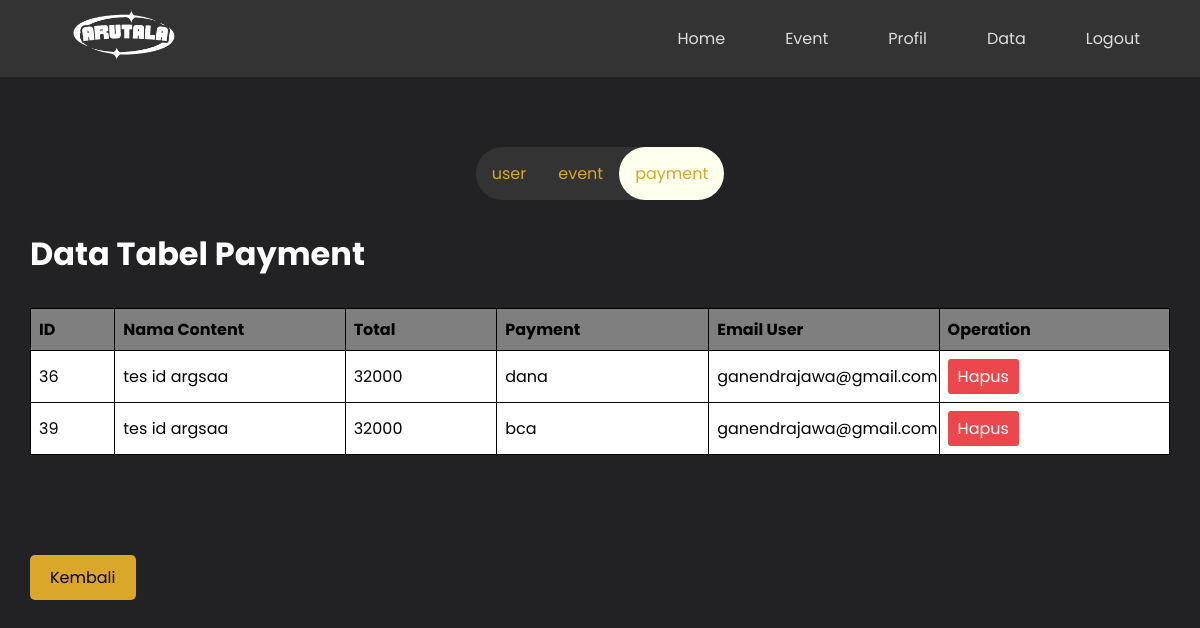
The app's page /data-payment.php (signed in) with its own data.
### tables this page shows
CREATE TABLE `payment` (
  `id` int(11) NOT NULL,
  `idc` int(11) NOT NULL,
  `total` int(11) NOT NULL,
  `payment` varchar(20) NOT NULL,
  `uid` int(10) NOT NULL,
  `unik` varchar(20) NOT NULL,
  `status` int(2) NOT NULL DEFAULT 0
);

CREATE TABLE `event` (
  `id` int(11) NOT NULL,
  `idseller` int(30) NOT NULL,
  `nama` varchar(20) NOT NULL,
  `deskripsi` varchar(1000) NOT NULL,
  `tanggal` date NOT NULL,
  `lokasi` varchar(30) NOT NULL,
  `jam` varchar(10) NOT NULL,
  `gambar` text NOT NULL,
  `harga` int(10) NOT NULL
);

CREATE TABLE `user` (
  `id` int(11) NOT NULL,
  `name` varchar(20) NOT NULL,
  `email` varchar(30) NOT NULL,
  `password` varchar(30) NOT NULL,
  `level` varchar(6) NOT NULL
);

### data-payment.php (the view, shortened to what this page needs)
<?php
require 'koneksi.php';
include 'nav.php';
?>
<!DOCTYPE html>
<html lang="en">
<head>
</head>
<body>
<div class='nav'>
        <ul>
            <div class='user'><li><a href='data.php'>user</a></li></div>
            <div class='event'><li><a href='data-event.php'>event</a></li></div>
            <div class='payment'><li><a href='data-payment.php'>payment</a></li></div>
        </ul>
    </div>
    <div class="all">
<h1>Data Tabel Payment</h1>
<table>
        <tr>
            <th>ID</th>
            <th>Nama Content</th>
            <th>Total</th>
            <th>Payment</th>
            <th>Email User</th>
            <th>Operation</th>
        </tr>
        <?php
        $query = "SELECT p.id, e.nama AS nama_content, p.total, p.payment, p.uid, u.email
                  FROM payment AS p
                  INNER JOIN event AS e ON e.id = p.idc
                  INNER JOIN user AS u ON u.id = p.uid WHERE p.status = 1";
        $result = mysqli_query($conn, $query);
        if (mysqli_num_rows($result) > 0) {
            while ($row = mysqli_fetch_assoc($result)) {
                echo "<tr>";
                echo "<td>" . $row["id"] . "</td>";
                echo "<td>" . $row["nama_content"] . "</td>";
                echo "<td>" . $row["total"] . "</td>";
                echo "<td>" . $row["payment"] . "</td>";
                echo "<td>" . $row["email"] . "</td>";
                echo "<td>";
                echo "<a class='hapus'href='hapuspayment.php?id=".$row['id']."'>Hapus</a>";
                echo "</td>";
                echo "</tr>";
            }
        } else {
            echo "<tr><td colspan='6'>Tidak ada data yang ditemukan</td></tr>";
        }
        ?>
    </table>
<a class = 'kembali' href="landing-page.php">Kembali</a>
</div>
</body>
</html>

### nav.php (style rules this page uses)
* { margin: 0; padding: 0; box-sizing: border-box; }

### data-payment.php (style rules this page uses)
body { font-family: 'Poppins', sans-serif; }
.nav { overflow: hidden; font-family: 'Poppins', sans-serif; display: flex; justify-content: center; margin-top: 70px; }
.nav ul { background-color: #333; border-radius: 30px; list-style-type: none; margin: 0; padding: 0; display: flex; justify-content: space-between; }
.nav a { display: block; color: rgb(218, 167, 40); text-align: center; padding: 14px 16px; text-decoration: none; }
.all { margin: 30px; }
.payment { background-color: #ffe; border-radius: 30px; }
table { border-collapse: collapse; width: 100%; margin-right: 30px; margin-top: 30px; margin-bottom: 30px; }
th, td { border: 1px solid black; padding: 8px; text-align: left; border-color: #000; background-color: #fff; color: #000; max-width: 100px; }
th { background-color: rgb(128, 127, 128); }
body { background-color: rgb(34, 33, 35); color: #fff; }
a.kembali { display: inline-block; padding: 10px 20px; background-color: rgb(218, 167, 40); color: black; text-decoration: none; border-radius: 5px; margin-top: 70px; }
a.hapus { display: inline-block; padding: 5px 10px; background-color: rgb(235, 71, 76); color: white; text-decoration: none; border-radius: 3px; }

### records on screen
payment: id "36", event.nama "tes id argsaa", total "32000", payment "dana", uid.email "ganendrajawa@gmail.com"
payment: id "39", event.nama "tes id argsaa", total "32000", payment "bca", uid.email "ganendrajawa@gmail.com"
